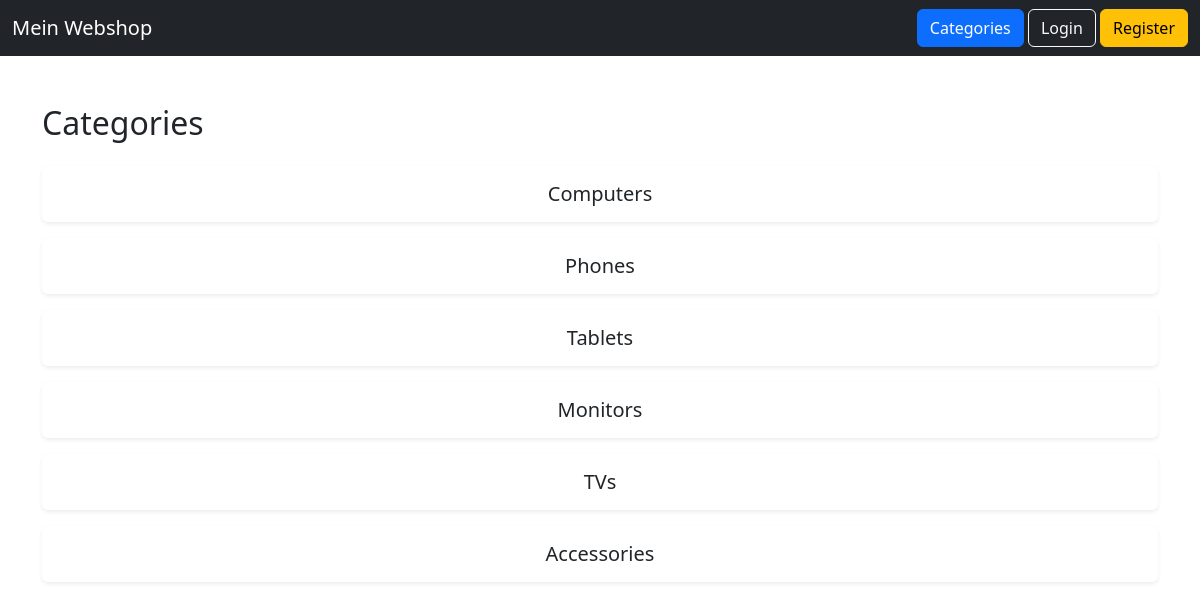
The page /categories.php?parent_id=1 on the database its author committed.
### tables this page shows
CREATE TABLE categories (
                            id INT AUTO_INCREMENT PRIMARY KEY,
                            name VARCHAR(100) NOT NULL,
                            parent_id INT NULL,
                            FOREIGN KEY (parent_id) REFERENCES categories(id)
);

### public/categories.php (the view, shortened to what this page needs)
<?php
require_once __DIR__ . '/../includes/db.php';
$parentId = $_GET['parent_id'] ?? null;
if ($parentId === null) {
    $stmt = $pdo->query("SELECT * FROM categories WHERE parent_id IS NULL");
    $items = $stmt->fetchAll(PDO::FETCH_ASSOC);
    $mode = "categories";
} else {
    $stmt = $pdo->prepare("SELECT * FROM categories WHERE parent_id = ?");
    $stmt->execute([$parentId]);
    $subcategories = $stmt->fetchAll(PDO::FETCH_ASSOC);
    if (count($subcategories) > 0) {
        $mode = "categories";
        $items = $subcategories;
    }
}
?>
<!DOCTYPE html>
<html lang="en">
<head>
    <link href="https://cdn.jsdelivr.net/npm/bootstrap@5.3.3/dist/css/bootstrap.min.css" rel="stylesheet">
</head>
<body>
<nav class="navbar navbar-dark bg-dark">
    <div class="container-fluid">
        <a class="navbar-brand" href="index.php">
            Mein Webshop
        </a>
        <div>
            <a href="categories.php" class="btn btn-primary">
                Categories
            </a>
            <?php if (isset($_SESSION['user_id'])): ?>
                <a href="cart.php" class="btn btn-success">
                    Shopping cart
                </a>
                <a href="logout.php" class="btn btn-danger">
                    Logout
                </a>
            <?php else: ?>
                <a href="login.php" class="btn btn-outline-light">
                    Login
                </a>
                <a href="register.php" class="btn btn-warning">
                    Register
                </a>
            <?php endif; ?>
        </div>
    </div>
</nav>
<div class="container mt-5">
    <?php if ($mode === "categories"): ?>
        <h2 class="mb-4">Categories</h2>
        <div class="row g-3">
            <?php foreach ($items as $item): ?>
                <div class="col-12">
                    <a href="categories.php?parent_id=<?= $item['id'] ?>"
                        class="text-decoration-none">
                        <div class="card h-100 shadow-sm border-0">
                            <div class="card-body text-center">
                                <h5 class="card-title mb-0">
                                    <?= htmlspecialchars($item['name']) ?>
                                </h5>
                            </div>
                        </div>
                    </a>
                </div>
            <?php endforeach; ?>
        </div>
    <?php endif; ?>
</div>
</body>
</html>

### rows shown on the page
categories: name "Computers"
categories: name "Phones"
categories: name "Tablets"
categories: name "Monitors"
categories: name "TVs"
categories: name "Accessories"
